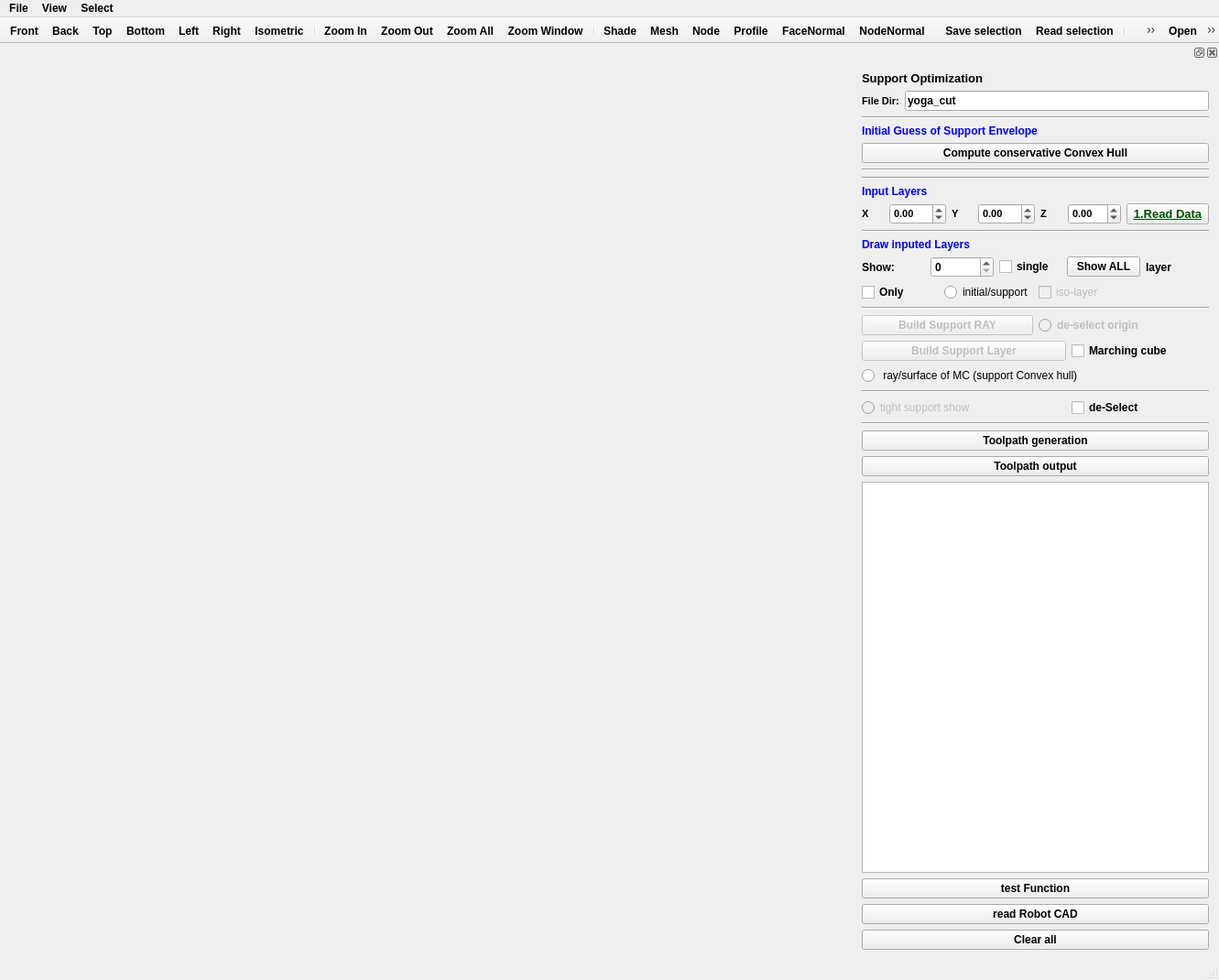
<?xml version="1.0" encoding="UTF-8"?>
<ui version="4.0">
 <class>MainWindow</class>
 <widget class="QMainWindow" name="MainWindow">
  <property name="geometry">
   <rect>
    <x>0</x>
    <y>0</y>
    <width>1331</width>
    <height>1070</height>
   </rect>
  </property>
  <property name="minimumSize">
   <size>
    <width>0</width>
    <height>0</height>
   </size>
  </property>
  <property name="font">
   <font>
    <weight>75</weight>
    <bold>true</bold>
   </font>
  </property>
  <property name="mouseTracking">
   <bool>true</bool>
  </property>
  <property name="focusPolicy">
   <enum>Qt::StrongFocus</enum>
  </property>
  <property name="acceptDrops">
   <bool>true</bool>
  </property>
  <property name="windowTitle">
   <string>MainWindow</string>
  </property>
  <widget class="QWidget" name="centralWidget">
   <property name="mouseTracking">
    <bool>true</bool>
   </property>
   <property name="acceptDrops">
    <bool>true</bool>
   </property>
   <layout class="QHBoxLayout" name="horizontalLayout"/>
  </widget>
  <widget class="QToolBar" name="navigationToolBar">
   <property name="windowTitle">
    <string>navigationToolBar</string>
   </property>
   <property name="movable">
    <bool>false</bool>
   </property>
   <property name="iconSize">
    <size>
     <width>25</width>
     <height>25</height>
    </size>
   </property>
   <property name="floatable">
    <bool>false</bool>
   </property>
   <attribute name="toolBarArea">
    <enum>TopToolBarArea</enum>
   </attribute>
   <attribute name="toolBarBreak">
    <bool>false</bool>
   </attribute>
   <addaction name="actionFront"/>
   <addaction name="actionBack"/>
   <addaction name="actionTop"/>
   <addaction name="actionBottom"/>
   <addaction name="actionLeft"/>
   <addaction name="actionRight"/>
   <addaction name="actionIsometric"/>
   <addaction name="separator"/>
   <addaction name="actionZoom_In"/>
   <addaction name="actionZoom_Out"/>
   <addaction name="actionZoom_All"/>
   <addaction name="actionZoom_Window"/>
   <addaction name="separator"/>
   <addaction name="actionShade"/>
   <addaction name="actionMesh"/>
   <addaction name="actionNode"/>
   <addaction name="actionProfile"/>
   <addaction name="actionFaceNormal"/>
   <addaction name="actionNodeNormal"/>
  </widget>
  <widget class="QStatusBar" name="statusBar"/>
  <widget class="QToolBar" name="selectionToolBar">
   <property name="windowTitle">
    <string>selectionToolBar</string>
   </property>
   <property name="movable">
    <bool>false</bool>
   </property>
   <property name="iconSize">
    <size>
     <width>25</width>
     <height>25</height>
    </size>
   </property>
   <property name="floatable">
    <bool>false</bool>
   </property>
   <attribute name="toolBarArea">
    <enum>TopToolBarArea</enum>
   </attribute>
   <attribute name="toolBarBreak">
    <bool>false</bool>
   </attribute>
   <addaction name="actionSaveSelection"/>
   <addaction name="actionReadSelection"/>
   <addaction name="separator"/>
   <addaction name="actionSelectNode"/>
   <addaction name="actionSelectEdge"/>
   <addaction name="actionSelectFace"/>
   <addaction name="actionSelectFix"/>
   <addaction name="actionSelectHandle"/>
  </widget>
  <widget class="QDockWidget" name="dockWidget">
   <property name="sizePolicy">
    <sizepolicy hsizetype="Minimum" vsizetype="Maximum">
     <horstretch>0</horstretch>
     <verstretch>0</verstretch>
    </sizepolicy>
   </property>
   <property name="minimumSize">
    <size>
     <width>401</width>
     <height>984</height>
    </size>
   </property>
   <property name="maximumSize">
    <size>
     <width>401</width>
     <height>524287</height>
    </size>
   </property>
   <attribute name="dockWidgetArea">
    <number>2</number>
   </attribute>
   <widget class="QWidget" name="dockWidgetContents">
    <property name="layoutDirection">
     <enum>Qt::LeftToRight</enum>
    </property>
    <layout class="QVBoxLayout" name="verticalLayout">
     <item>
      <widget class="QLabel" name="label_MANY_3DP_CNC_CAM">
       <property name="font">
        <font>
         <pointsize>10</pointsize>
        </font>
       </property>
       <property name="text">
        <string>Support Optimization</string>
       </property>
      </widget>
     </item>
     <item>
      <layout class="QHBoxLayout" name="horizontalLayout_9">
       <item>
        <widget class="QLabel" name="label_PosNorFile">
         <property name="font">
          <font>
           <pointsize>8</pointsize>
           <weight>75</weight>
           <bold>true</bold>
          </font>
         </property>
         <property name="text">
          <string>File Dir:</string>
         </property>
        </widget>
       </item>
       <item>
        <widget class="QLineEdit" name="lineEdit_SorceDataDir">
         <property name="text">
          <string>yoga_cut</string>
         </property>
        </widget>
       </item>
      </layout>
     </item>
     <item>
      <widget class="Line" name="line">
       <property name="orientation">
        <enum>Qt::Horizontal</enum>
       </property>
      </widget>
     </item>
     <item>
      <widget class="QLabel" name="label_5">
       <property name="font">
        <font>
         <weight>75</weight>
         <bold>true</bold>
        </font>
       </property>
       <property name="styleSheet">
        <string notr="true">color: rgb(0, 0, 255);</string>
       </property>
       <property name="text">
        <string>Initial Guess of Support Envelope</string>
       </property>
      </widget>
     </item>
     <item>
      <widget class="QPushButton" name="pushButton_Comp_initialGuess_envelopSupport">
       <property name="text">
        <string>Compute conservative Convex Hull</string>
       </property>
      </widget>
     </item>
     <item>
      <widget class="Line" name="line_6">
       <property name="orientation">
        <enum>Qt::Horizontal</enum>
       </property>
      </widget>
     </item>
     <item>
      <widget class="Line" name="line_7">
       <property name="orientation">
        <enum>Qt::Horizontal</enum>
       </property>
      </widget>
     </item>
     <item>
      <widget class="QLabel" name="label">
       <property name="font">
        <font>
         <weight>75</weight>
         <bold>true</bold>
        </font>
       </property>
       <property name="styleSheet">
        <string notr="true">color: rgb(0, 0, 255);</string>
       </property>
       <property name="text">
        <string>Input Layers</string>
       </property>
      </widget>
     </item>
     <item>
      <layout class="QHBoxLayout" name="horizontalLayout_11">
       <item>
        <widget class="QLabel" name="label_Xmove">
         <property name="maximumSize">
          <size>
           <width>16777215</width>
           <height>16777215</height>
          </size>
         </property>
         <property name="font">
          <font>
           <pointsize>8</pointsize>
          </font>
         </property>
         <property name="text">
          <string>X</string>
         </property>
        </widget>
       </item>
       <item>
        <widget class="QDoubleSpinBox" name="doubleSpinBox_Xmove">
         <property name="maximumSize">
          <size>
           <width>62</width>
           <height>16777215</height>
          </size>
         </property>
         <property name="font">
          <font>
           <pointsize>8</pointsize>
          </font>
         </property>
         <property name="minimum">
          <double>-150.000000000000000</double>
         </property>
         <property name="maximum">
          <double>150.000000000000000</double>
         </property>
         <property name="value">
          <double>0.000000000000000</double>
         </property>
        </widget>
       </item>
       <item>
        <widget class="QLabel" name="label_Ymove">
         <property name="maximumSize">
          <size>
           <width>16777215</width>
           <height>16777215</height>
          </size>
         </property>
         <property name="font">
          <font>
           <pointsize>8</pointsize>
          </font>
         </property>
         <property name="text">
          <string>Y</string>
         </property>
        </widget>
       </item>
       <item>
        <widget class="QDoubleSpinBox" name="doubleSpinBox_Ymove">
         <property name="maximumSize">
          <size>
           <width>62</width>
           <height>16777215</height>
          </size>
         </property>
         <property name="font">
          <font>
           <pointsize>8</pointsize>
          </font>
         </property>
         <property name="minimum">
          <double>-150.000000000000000</double>
         </property>
         <property name="maximum">
          <double>150.000000000000000</double>
         </property>
         <property name="value">
          <double>0.000000000000000</double>
         </property>
        </widget>
       </item>
       <item>
        <widget class="QLabel" name="label_Zmove">
         <property name="maximumSize">
          <size>
           <width>16777215</width>
           <height>16777215</height>
          </size>
         </property>
         <property name="font">
          <font>
           <pointsize>8</pointsize>
          </font>
         </property>
         <property name="text">
          <string>Z</string>
         </property>
        </widget>
       </item>
       <item>
        <widget class="QDoubleSpinBox" name="doubleSpinBox_Zmove">
         <property name="maximumSize">
          <size>
           <width>62</width>
           <height>16777215</height>
          </size>
         </property>
         <property name="font">
          <font>
           <pointsize>8</pointsize>
          </font>
         </property>
         <property name="minimum">
          <double>-99.989999999999995</double>
         </property>
         <property name="value">
          <double>0.000000000000000</double>
         </property>
        </widget>
       </item>
       <item>
        <widget class="QPushButton" name="pushButton_readGcodeSourceData">
         <property name="minimumSize">
          <size>
           <width>90</width>
           <height>0</height>
          </size>
         </property>
         <property name="font">
          <font>
           <pointsize>10</pointsize>
           <weight>75</weight>
           <italic>false</italic>
           <bold>true</bold>
           <underline>true</underline>
          </font>
         </property>
         <property name="styleSheet">
          <string notr="true">color: rgb(0, 80, 0);</string>
         </property>
         <property name="text">
          <string>1.Read Data</string>
         </property>
        </widget>
       </item>
      </layout>
     </item>
     <item>
      <widget class="Line" name="line_4">
       <property name="orientation">
        <enum>Qt::Horizontal</enum>
       </property>
      </widget>
     </item>
     <item>
      <widget class="QLabel" name="label_3">
       <property name="font">
        <font>
         <weight>75</weight>
         <bold>true</bold>
        </font>
       </property>
       <property name="styleSheet">
        <string notr="true">color: rgb(0, 0, 255);</string>
       </property>
       <property name="text">
        <string>Draw inputed Layers</string>
       </property>
      </widget>
     </item>
     <item>
      <layout class="QHBoxLayout" name="horizontalLayout_2">
       <item>
        <widget class="QLabel" name="label_2">
         <property name="text">
          <string>Show:</string>
         </property>
        </widget>
       </item>
       <item>
        <widget class="QSpinBox" name="spinBox_ShowLayerIndex">
         <property name="minimumSize">
          <size>
           <width>1</width>
           <height>0</height>
          </size>
         </property>
        </widget>
       </item>
       <item>
        <widget class="QCheckBox" name="checkBox_EachLayerSwitch">
         <property name="text">
          <string>single</string>
         </property>
        </widget>
       </item>
       <item>
        <widget class="QPushButton" name="pushButton_ShowAllLayers">
         <property name="text">
          <string>Show ALL</string>
         </property>
        </widget>
       </item>
       <item>
        <widget class="QLabel" name="label_4">
         <property name="text">
          <string>layer</string>
         </property>
        </widget>
       </item>
      </layout>
     </item>
     <item>
      <layout class="QHBoxLayout" name="horizontalLayout_4">
       <item>
        <layout class="QHBoxLayout" name="horizontalLayout_5">
         <item>
          <widget class="QCheckBox" name="checkBox_onlyShowOnetype_layers">
           <property name="font">
            <font>
             <weight>75</weight>
             <bold>true</bold>
            </font>
           </property>
           <property name="text">
            <string>Only </string>
           </property>
          </widget>
         </item>
         <item>
          <widget class="QRadioButton" name="radioButton_initialORsupport">
           <property name="font">
            <font>
             <weight>50</weight>
             <bold>false</bold>
            </font>
           </property>
           <property name="text">
            <string>initial/support</string>
           </property>
           <property name="autoRepeat">
            <bool>false</bool>
           </property>
           <property name="autoExclusive">
            <bool>false</bool>
           </property>
          </widget>
         </item>
        </layout>
       </item>
       <item>
        <widget class="QCheckBox" name="checkBox_draw_LargeISOlayers">
         <property name="enabled">
          <bool>false</bool>
         </property>
         <property name="font">
          <font>
           <weight>50</weight>
           <bold>false</bold>
          </font>
         </property>
         <property name="text">
          <string>iso-layer</string>
         </property>
        </widget>
       </item>
      </layout>
     </item>
     <item>
      <widget class="Line" name="line_5">
       <property name="orientation">
        <enum>Qt::Horizontal</enum>
       </property>
      </widget>
     </item>
     <item>
      <layout class="QHBoxLayout" name="horizontalLayout_6">
       <item>
        <widget class="QPushButton" name="pushButton_buildSupportRaySet">
         <property name="enabled">
          <bool>false</bool>
         </property>
         <property name="text">
          <string>Build Support RAY</string>
         </property>
        </widget>
       </item>
       <item>
        <widget class="QRadioButton" name="radioButton_deselect_origin">
         <property name="enabled">
          <bool>false</bool>
         </property>
         <property name="text">
          <string>de-select origin</string>
         </property>
         <property name="autoExclusive">
          <bool>false</bool>
         </property>
        </widget>
       </item>
      </layout>
     </item>
     <item>
      <layout class="QHBoxLayout" name="horizontalLayout_7">
       <item>
        <widget class="QPushButton" name="pushButton_buildSupportLayerSet">
         <property name="enabled">
          <bool>false</bool>
         </property>
         <property name="text">
          <string>Build Support Layer</string>
         </property>
        </widget>
       </item>
       <item>
        <widget class="QCheckBox" name="checkBox_verifyByMarching">
         <property name="maximumSize">
          <size>
           <width>150</width>
           <height>16777215</height>
          </size>
         </property>
         <property name="text">
          <string>Marching cube</string>
         </property>
         <property name="checked">
          <bool>false</bool>
         </property>
        </widget>
       </item>
      </layout>
     </item>
     <item>
      <widget class="QRadioButton" name="radioButton_showRayOrSurface">
       <property name="enabled">
        <bool>true</bool>
       </property>
       <property name="font">
        <font>
         <weight>50</weight>
         <bold>false</bold>
        </font>
       </property>
       <property name="text">
        <string> ray/surface of MC (support Convex hull)</string>
       </property>
       <property name="autoExclusive">
        <bool>false</bool>
       </property>
      </widget>
     </item>
     <item>
      <widget class="Line" name="line_3">
       <property name="orientation">
        <enum>Qt::Horizontal</enum>
       </property>
      </widget>
     </item>
     <item>
      <layout class="QHBoxLayout" name="horizontalLayout_3">
       <item>
        <widget class="QRadioButton" name="radioButton_tightSupportLayerDraw">
         <property name="enabled">
          <bool>false</bool>
         </property>
         <property name="font">
          <font>
           <weight>50</weight>
           <bold>false</bold>
          </font>
         </property>
         <property name="text">
          <string>tight support show</string>
         </property>
        </widget>
       </item>
       <item>
        <widget class="QCheckBox" name="boxDeselect">
         <property name="maximumSize">
          <size>
           <width>150</width>
           <height>16777215</height>
          </size>
         </property>
         <property name="text">
          <string>de-Select</string>
         </property>
        </widget>
       </item>
      </layout>
     </item>
     <item>
      <widget class="Line" name="line_2">
       <property name="orientation">
        <enum>Qt::Horizontal</enum>
       </property>
      </widget>
     </item>
     <item>
      <widget class="QPushButton" name="pushButton_buildSupportToolpathSet">
       <property name="text">
        <string>Toolpath generation</string>
       </property>
      </widget>
     </item>
     <item>
      <widget class="QPushButton" name="pushButton_output_Toolpath">
       <property name="text">
        <string>Toolpath output</string>
       </property>
      </widget>
     </item>
     <item>
      <widget class="QTreeView" name="treeView">
       <property name="enabled">
        <bool>true</bool>
       </property>
       <property name="showDropIndicator" stdset="0">
        <bool>true</bool>
       </property>
       <property name="indentation">
        <number>5</number>
       </property>
       <attribute name="headerVisible">
        <bool>false</bool>
       </attribute>
      </widget>
     </item>
     <item>
      <widget class="QPushButton" name="pushButton_TestFunc">
       <property name="text">
        <string>test Function</string>
       </property>
      </widget>
     </item>
     <item>
      <widget class="QPushButton" name="pushButton_readRobot_model">
       <property name="text">
        <string>read Robot CAD</string>
       </property>
      </widget>
     </item>
     <item>
      <widget class="QPushButton" name="pushButton_clearAll">
       <property name="text">
        <string>Clear all</string>
       </property>
      </widget>
     </item>
    </layout>
   </widget>
  </widget>
  <widget class="QMenuBar" name="menuBar">
   <property name="geometry">
    <rect>
     <x>0</x>
     <y>0</y>
     <width>1331</width>
     <height>26</height>
    </rect>
   </property>
   <property name="layoutDirection">
    <enum>Qt::LeftToRight</enum>
   </property>
   <widget class="QMenu" name="menuFile">
    <property name="title">
     <string>File</string>
    </property>
    <addaction name="actionOpen"/>
    <addaction name="actionSave"/>
    <addaction name="actionSaveSelection"/>
    <addaction name="actionReadSelection"/>
   </widget>
   <widget class="QMenu" name="menuView">
    <property name="title">
     <string>View</string>
    </property>
    <addaction name="actionFront"/>
    <addaction name="actionBack"/>
    <addaction name="actionTop"/>
    <addaction name="actionBottom"/>
    <addaction name="actionLeft"/>
    <addaction name="actionRight"/>
    <addaction name="actionIsometric"/>
    <addaction name="separator"/>
    <addaction name="actionZoom_In"/>
    <addaction name="actionZoom_Out"/>
    <addaction name="actionZoom_All"/>
    <addaction name="actionZoom_Window"/>
    <addaction name="separator"/>
    <addaction name="actionShade"/>
    <addaction name="actionMesh"/>
    <addaction name="actionNode"/>
    <addaction name="actionProfile"/>
    <addaction name="separator"/>
    <addaction name="actionShifttoOrigin"/>
   </widget>
   <widget class="QMenu" name="menuSelect">
    <property name="title">
     <string>Select</string>
    </property>
    <addaction name="actionSelectNode"/>
    <addaction name="actionSelectEdge"/>
    <addaction name="actionSelectFace"/>
    <addaction name="separator"/>
    <addaction name="actionSelectFix"/>
    <addaction name="actionSelectHandle"/>
    <addaction name="separator"/>
   </widget>
   <addaction name="menuFile"/>
   <addaction name="menuView"/>
   <addaction name="menuSelect"/>
  </widget>
  <widget class="QToolBar" name="toolBar">
   <property name="windowTitle">
    <string>toolBar</string>
   </property>
   <property name="movable">
    <bool>false</bool>
   </property>
   <property name="floatable">
    <bool>false</bool>
   </property>
   <attribute name="toolBarArea">
    <enum>TopToolBarArea</enum>
   </attribute>
   <attribute name="toolBarBreak">
    <bool>false</bool>
   </attribute>
   <addaction name="actionOpen"/>
   <addaction name="actionSave"/>
  </widget>
  <action name="actionOpen">
   <property name="icon">
    <iconset resource="ShapeLab.qrc">
     <normaloff>:/resource/Open Folder.png</normaloff>:/resource/Open Folder.png</iconset>
   </property>
   <property name="text">
    <string>Open</string>
   </property>
  </action>
  <action name="actionFront">
   <property name="checkable">
    <bool>false</bool>
   </property>
   <property name="icon">
    <iconset resource="ShapeLab.qrc">
     <normaloff>:/resource/Front View.png</normaloff>:/resource/Front View.png</iconset>
   </property>
   <property name="text">
    <string>Front</string>
   </property>
  </action>
  <action name="actionBack">
   <property name="checkable">
    <bool>false</bool>
   </property>
   <property name="icon">
    <iconset resource="ShapeLab.qrc">
     <normaloff>:/resource/Back View.png</normaloff>:/resource/Back View.png</iconset>
   </property>
   <property name="text">
    <string>Back</string>
   </property>
  </action>
  <action name="actionTop">
   <property name="checkable">
    <bool>false</bool>
   </property>
   <property name="icon">
    <iconset resource="ShapeLab.qrc">
     <normaloff>:/resource/Top View.png</normaloff>:/resource/Top View.png</iconset>
   </property>
   <property name="text">
    <string>Top</string>
   </property>
  </action>
  <action name="actionBottom">
   <property name="checkable">
    <bool>false</bool>
   </property>
   <property name="icon">
    <iconset resource="ShapeLab.qrc">
     <normaloff>:/resource/Bottom View.png</normaloff>:/resource/Bottom View.png</iconset>
   </property>
   <property name="text">
    <string>Bottom</string>
   </property>
  </action>
  <action name="actionLeft">
   <property name="icon">
    <iconset resource="ShapeLab.qrc">
     <normaloff>:/resource/Left View.png</normaloff>:/resource/Left View.png</iconset>
   </property>
   <property name="text">
    <string>Left</string>
   </property>
  </action>
  <action name="actionRight">
   <property name="icon">
    <iconset resource="ShapeLab.qrc">
     <normaloff>:/resource/Right View.png</normaloff>:/resource/Right View.png</iconset>
   </property>
   <property name="text">
    <string>Right</string>
   </property>
  </action>
  <action name="actionIsometric">
   <property name="icon">
    <iconset resource="ShapeLab.qrc">
     <normaloff>:/resource/Isometric View.png</normaloff>:/resource/Isometric View.png</iconset>
   </property>
   <property name="text">
    <string>Isometric</string>
   </property>
  </action>
  <action name="actionZoom_In">
   <property name="icon">
    <iconset resource="ShapeLab.qrc">
     <normaloff>:/resource/Zoom In.png</normaloff>:/resource/Zoom In.png</iconset>
   </property>
   <property name="text">
    <string>Zoom In</string>
   </property>
  </action>
  <action name="actionZoom_Out">
   <property name="icon">
    <iconset resource="ShapeLab.qrc">
     <normaloff>:/resource/Zoom Out.png</normaloff>:/resource/Zoom Out.png</iconset>
   </property>
   <property name="text">
    <string>Zoom Out</string>
   </property>
  </action>
  <action name="actionZoom_All">
   <property name="icon">
    <iconset resource="ShapeLab.qrc">
     <normaloff>:/resource/Zoom All.png</normaloff>:/resource/Zoom All.png</iconset>
   </property>
   <property name="text">
    <string>Zoom All</string>
   </property>
  </action>
  <action name="actionZoom_Window">
   <property name="icon">
    <iconset resource="ShapeLab.qrc">
     <normaloff>:/resource/Zoom Window.png</normaloff>:/resource/Zoom Window.png</iconset>
   </property>
   <property name="text">
    <string>Zoom Window</string>
   </property>
  </action>
  <action name="actionShade">
   <property name="checkable">
    <bool>true</bool>
   </property>
   <property name="icon">
    <iconset resource="ShapeLab.qrc">
     <normaloff>:/resource/Shade.png</normaloff>:/resource/Shade.png</iconset>
   </property>
   <property name="text">
    <string>Shade</string>
   </property>
  </action>
  <action name="actionMesh">
   <property name="checkable">
    <bool>true</bool>
   </property>
   <property name="icon">
    <iconset resource="ShapeLab.qrc">
     <normaloff>:/resource/Mesh.png</normaloff>:/resource/Mesh.png</iconset>
   </property>
   <property name="text">
    <string>Mesh</string>
   </property>
  </action>
  <action name="actionNode">
   <property name="checkable">
    <bool>true</bool>
   </property>
   <property name="icon">
    <iconset resource="ShapeLab.qrc">
     <normaloff>:/resource/Node.png</normaloff>:/resource/Node.png</iconset>
   </property>
   <property name="text">
    <string>Node</string>
   </property>
  </action>
  <action name="actionSave">
   <property name="icon">
    <iconset resource="ShapeLab.qrc">
     <normaloff>:/resource/Save as.png</normaloff>:/resource/Save as.png</iconset>
   </property>
   <property name="text">
    <string>Save</string>
   </property>
  </action>
  <action name="actionSelectNode">
   <property name="icon">
    <iconset resource="ShapeLab.qrc">
     <normaloff>:/resource/selectNode.png</normaloff>:/resource/selectNode.png</iconset>
   </property>
   <property name="text">
    <string>Node</string>
   </property>
  </action>
  <action name="actionSelectFace">
   <property name="icon">
    <iconset resource="ShapeLab.qrc">
     <normaloff>:/resource/selectFace.png</normaloff>:/resource/selectFace.png</iconset>
   </property>
   <property name="text">
    <string>Face</string>
   </property>
  </action>
  <action name="actionShifttoOrigin">
   <property name="text">
    <string>Shift to Origin</string>
   </property>
  </action>
  <action name="actionProfile">
   <property name="checkable">
    <bool>true</bool>
   </property>
   <property name="icon">
    <iconset resource="ShapeLab.qrc">
     <normaloff>:/resource/Profile.png</normaloff>:/resource/Profile.png</iconset>
   </property>
   <property name="text">
    <string>Profile</string>
   </property>
  </action>
  <action name="actionFaceNormal">
   <property name="checkable">
    <bool>true</bool>
   </property>
   <property name="icon">
    <iconset resource="ShapeLab.qrc">
     <normaloff>:/resource/FaceNormal.png</normaloff>:/resource/FaceNormal.png</iconset>
   </property>
   <property name="text">
    <string>FaceNormal</string>
   </property>
  </action>
  <action name="actionNodeNormal">
   <property name="checkable">
    <bool>true</bool>
   </property>
   <property name="icon">
    <iconset resource="ShapeLab.qrc">
     <normaloff>:/resource/NodeNormal.png</normaloff>:/resource/NodeNormal.png</iconset>
   </property>
   <property name="text">
    <string>NodeNormal</string>
   </property>
  </action>
  <action name="actionSelectEdge">
   <property name="icon">
    <iconset resource="ShapeLab.qrc">
     <normaloff>:/resource/selectEdge.png</normaloff>:/resource/selectEdge.png</iconset>
   </property>
   <property name="text">
    <string>Edge</string>
   </property>
  </action>
  <action name="actionGenerate">
   <property name="text">
    <string>Generate</string>
   </property>
  </action>
  <action name="actionTest_1">
   <property name="text">
    <string>Test_1</string>
   </property>
  </action>
  <action name="actionSelectFix">
   <property name="icon">
    <iconset resource="ShapeLab.qrc">
     <normaloff>:/resource/selectFix.png</normaloff>:/resource/selectFix.png</iconset>
   </property>
   <property name="text">
    <string>Fix</string>
   </property>
  </action>
  <action name="actionSelectHandle">
   <property name="icon">
    <iconset resource="ShapeLab.qrc">
     <normaloff>:/resource/selectHandle.png</normaloff>:/resource/selectHandle.png</iconset>
   </property>
   <property name="text">
    <string>Handle &amp; Rigid</string>
   </property>
  </action>
  <action name="actionSaveSelection">
   <property name="icon">
    <iconset resource="ShapeLab.qrc">
     <normaloff>:/resource/SaveSelection.png</normaloff>:/resource/SaveSelection.png</iconset>
   </property>
   <property name="text">
    <string>Save selection</string>
   </property>
  </action>
  <action name="actionReadSelection">
   <property name="icon">
    <iconset resource="ShapeLab.qrc">
     <normaloff>:/resource/InputSelection.png</normaloff>:/resource/InputSelection.png</iconset>
   </property>
   <property name="text">
    <string>Read selection</string>
   </property>
  </action>
  <action name="actionSelectChamber">
   <property name="text">
    <string>Select Chamber (SORO)</string>
   </property>
  </action>
  <action name="actionExport_to_Abaqus_model">
   <property name="checkable">
    <bool>false</bool>
   </property>
   <property name="icon">
    <iconset resource="ShapeLab.qrc">
     <normaloff>:/resource/abaqus logo.png</normaloff>:/resource/abaqus logo.png</iconset>
   </property>
   <property name="text">
    <string>Export to Abaqus model</string>
   </property>
  </action>
 </widget>
 <layoutdefault spacing="6" margin="11"/>
 <resources>
  <include location="ShapeLab.qrc"/>
 </resources>
 <connections/>
</ui>
